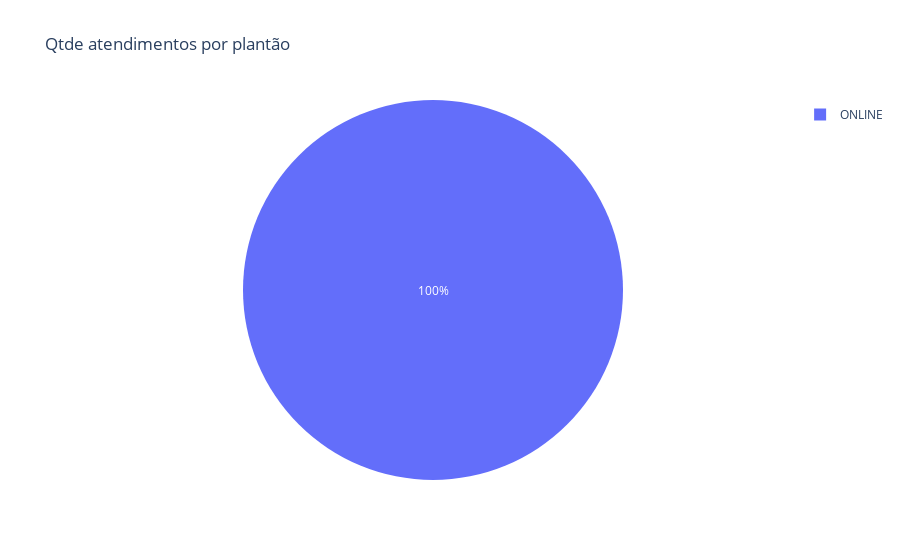

Notebook cell for this chart:
### Code cell
fig = px.pie(dfg_plantao, values='ID', names='PLANTÃO', title='Qtde atendimentos por plantão')
fig.show()

### Figure 1 — Plotly figure (JSON) as saved in the notebook; plotly's stock layout.template omitted (floating-point values rounded to 4 significant figures)
{"data": [{"domain": {"x": [0, 1], "y": [0, 1]}, "hovertemplate": "PLANTÃO=%{label}<br>ID=%{value}<extra></extra>", "labels": ["ONLINE"], "legendgroup": "", "name": "", "showlegend": true, "type": "pie", "values": [2]}], "layout": {"legend": {"tracegroupgap": 0}, "title": {"text": "Qtde atendimentos por plantão"}}}
